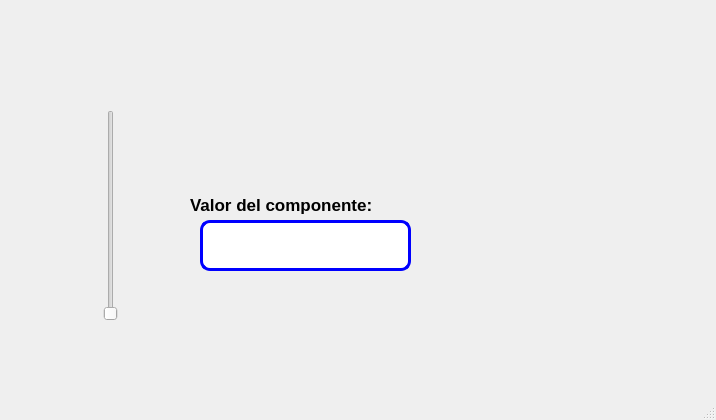
<?xml version="1.0" encoding="UTF-8"?>
<ui version="4.0">
 <class>MainWindow</class>
 <widget class="QMainWindow" name="MainWindow">
  <property name="geometry">
   <rect>
    <x>0</x>
    <y>0</y>
    <width>716</width>
    <height>420</height>
   </rect>
  </property>
  <property name="windowTitle">
   <string>MainWindow</string>
  </property>
  <widget class="QWidget" name="centralwidget">
   <widget class="QLabel" name="label">
    <property name="geometry">
     <rect>
      <x>190</x>
      <y>190</y>
      <width>211</width>
      <height>31</height>
     </rect>
    </property>
    <property name="font">
     <font>
      <pointsize>13</pointsize>
     </font>
    </property>
    <property name="text">
     <string>&lt;html&gt;&lt;head/&gt;&lt;body&gt;&lt;p&gt;&lt;span style=&quot; font-weight:600;&quot;&gt;Valor del componente:&lt;/span&gt;&lt;/p&gt;&lt;/body&gt;&lt;/html&gt;</string>
    </property>
   </widget>
   <widget class="QLineEdit" name="lineEdit">
    <property name="geometry">
     <rect>
      <x>200</x>
      <y>220</y>
      <width>211</width>
      <height>51</height>
     </rect>
    </property>
    <property name="font">
     <font>
      <pointsize>11</pointsize>
     </font>
    </property>
    <property name="styleSheet">
     <string notr="true">border: 3px solid blue;
border-radius:10px</string>
    </property>
    <property name="text">
     <string/>
    </property>
   </widget>
   <widget class="QSlider" name="verticalSlider">
    <property name="geometry">
     <rect>
      <x>90</x>
      <y>110</y>
      <width>41</width>
      <height>211</height>
     </rect>
    </property>
    <property name="orientation">
     <enum>Qt::Vertical</enum>
    </property>
   </widget>
   <widget class="QLabel" name="label_3">
    <property name="geometry">
     <rect>
      <x>0</x>
      <y>0</y>
      <width>171</width>
      <height>51</height>
     </rect>
    </property>
    <property name="text">
     <string/>
    </property>
    <property name="pixmap">
     <pixmap>../../../3D Objects/UAT.png</pixmap>
    </property>
    <property name="scaledContents">
     <bool>true</bool>
    </property>
   </widget>
   <widget class="QLabel" name="label_4">
    <property name="geometry">
     <rect>
      <x>530</x>
      <y>0</y>
      <width>161</width>
      <height>51</height>
     </rect>
    </property>
    <property name="text">
     <string/>
    </property>
    <property name="pixmap">
     <pixmap>../../../3D Objects/facultad_ingenieria_tampico.png</pixmap>
    </property>
    <property name="scaledContents">
     <bool>true</bool>
    </property>
   </widget>
   <widget class="QLabel" name="label_2">
    <property name="geometry">
     <rect>
      <x>570</x>
      <y>300</y>
      <width>91</width>
      <height>81</height>
     </rect>
    </property>
    <property name="font">
     <font>
      <pointsize>8</pointsize>
     </font>
    </property>
    <property name="cursor">
     <cursorShape>ArrowCursor</cursorShape>
    </property>
    <property name="styleSheet">
     <string notr="true"/>
    </property>
    <property name="text">
     <string/>
    </property>
    <property name="pixmap">
     <pixmap>../../../3D Objects/Castor.jpg</pixmap>
    </property>
    <property name="scaledContents">
     <bool>true</bool>
    </property>
   </widget>
   <widget class="QLabel" name="label_6">
    <property name="geometry">
     <rect>
      <x>20</x>
      <y>0</y>
      <width>141</width>
      <height>61</height>
     </rect>
    </property>
    <property name="text">
     <string/>
    </property>
    <property name="pixmap">
     <pixmap resource="../../Archivos/Recursos.qrc">:/Logos/UAT.jpg</pixmap>
    </property>
    <property name="scaledContents">
     <bool>true</bool>
    </property>
   </widget>
   <widget class="QLabel" name="label_7">
    <property name="geometry">
     <rect>
      <x>550</x>
      <y>290</y>
      <width>131</width>
      <height>81</height>
     </rect>
    </property>
    <property name="text">
     <string/>
    </property>
    <property name="pixmap">
     <pixmap resource="../../Archivos/Recursos.qrc">:/Logos/Castor Ingeniero.jpg</pixmap>
    </property>
    <property name="scaledContents">
     <bool>true</bool>
    </property>
   </widget>
   <widget class="QLabel" name="label_8">
    <property name="geometry">
     <rect>
      <x>520</x>
      <y>10</y>
      <width>161</width>
      <height>61</height>
     </rect>
    </property>
    <property name="styleSheet">
     <string notr="true">background-image: url(:/NLogos/Facultad.jpg);</string>
    </property>
    <property name="text">
     <string/>
    </property>
    <property name="pixmap">
     <pixmap resource="../../Archivos/Recursos.qrc">:/Logos/Facultad.jpg</pixmap>
    </property>
    <property name="scaledContents">
     <bool>true</bool>
    </property>
   </widget>
  </widget>
  <widget class="QMenuBar" name="menubar">
   <property name="geometry">
    <rect>
     <x>0</x>
     <y>0</y>
     <width>716</width>
     <height>26</height>
    </rect>
   </property>
  </widget>
  <widget class="QStatusBar" name="statusbar"/>
 </widget>
 <resources>
  <include location="../Archivos/Recursos.qrc"/>
  <include location="../../Archivos/Recursos.qrc"/>
 </resources>
 <connections/>
</ui>
